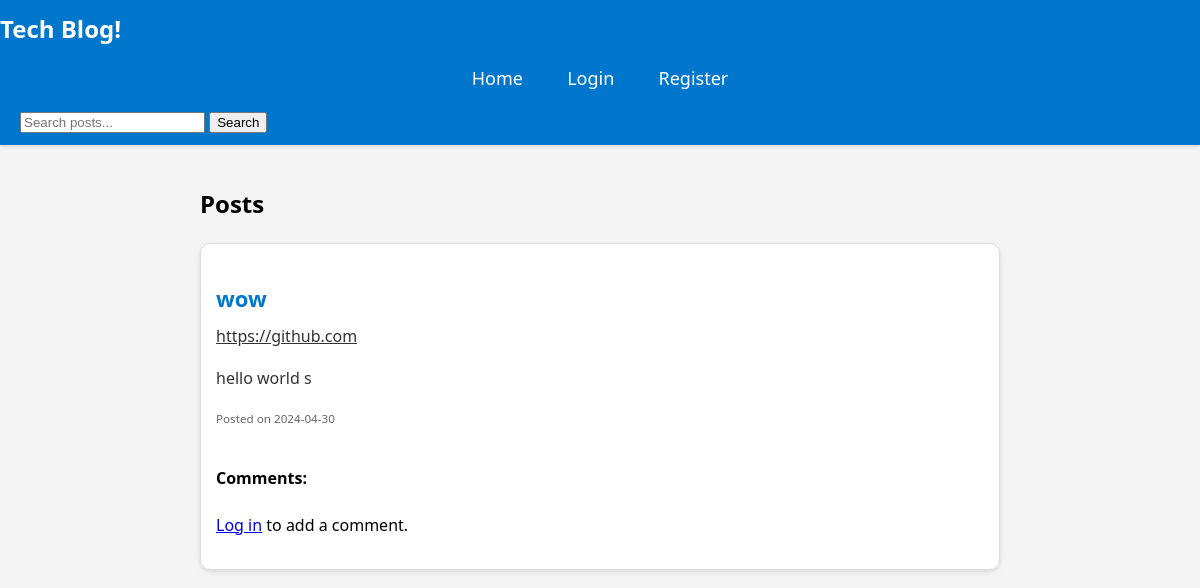
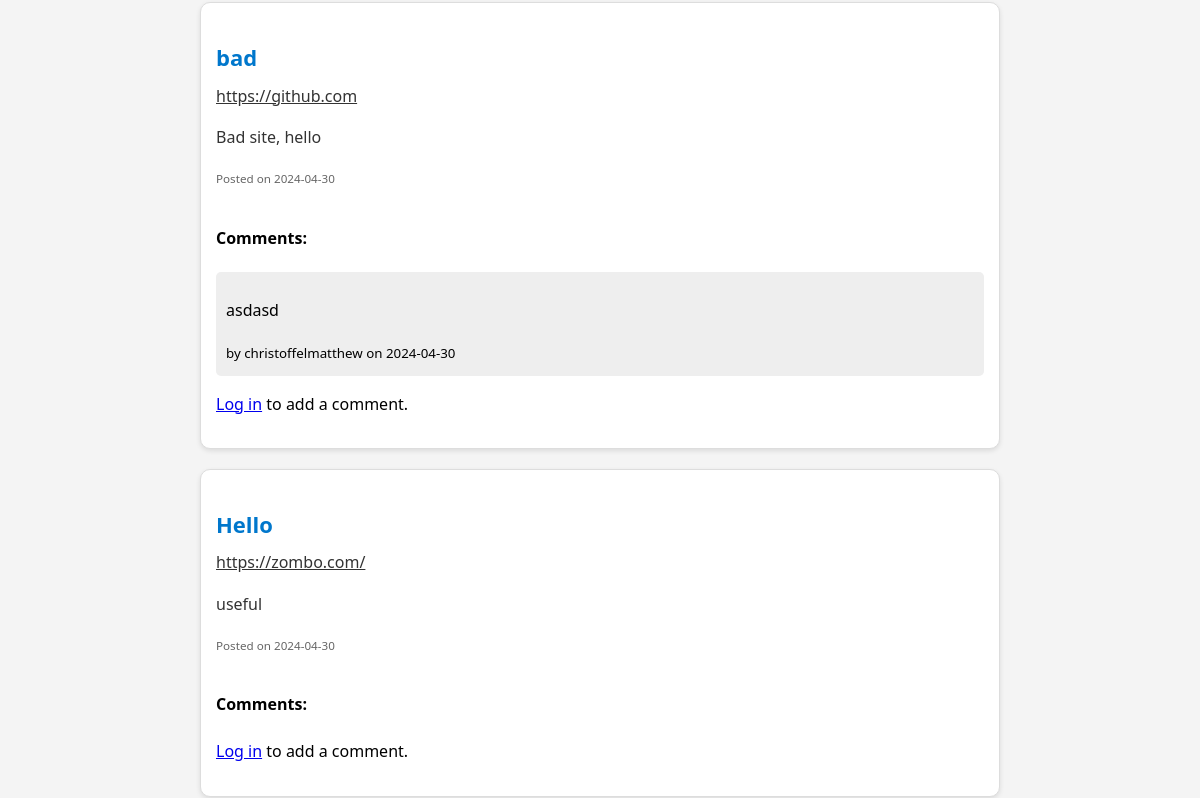
The app's page / (upper part), older data (2 pictures, top to bottom).
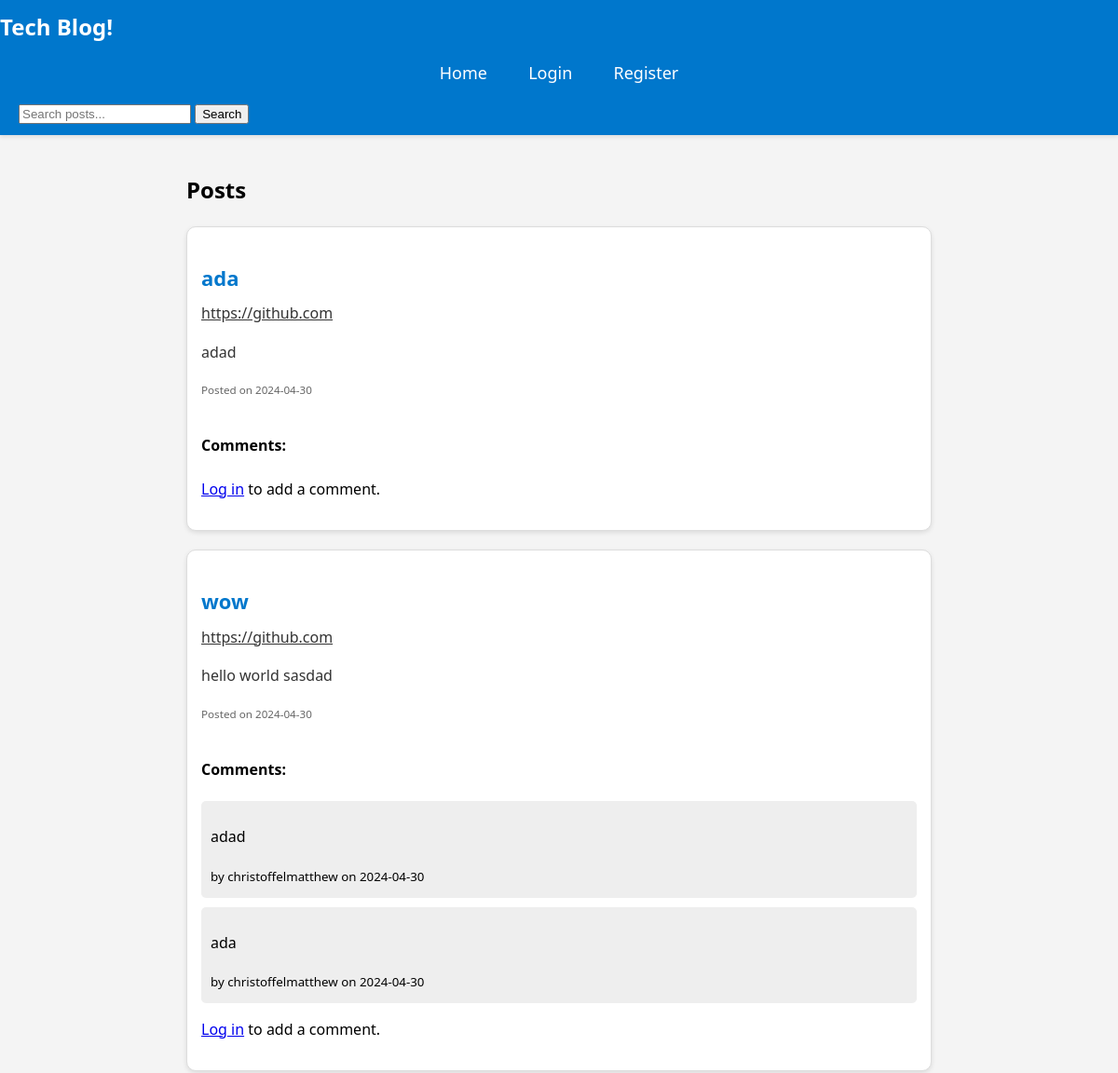
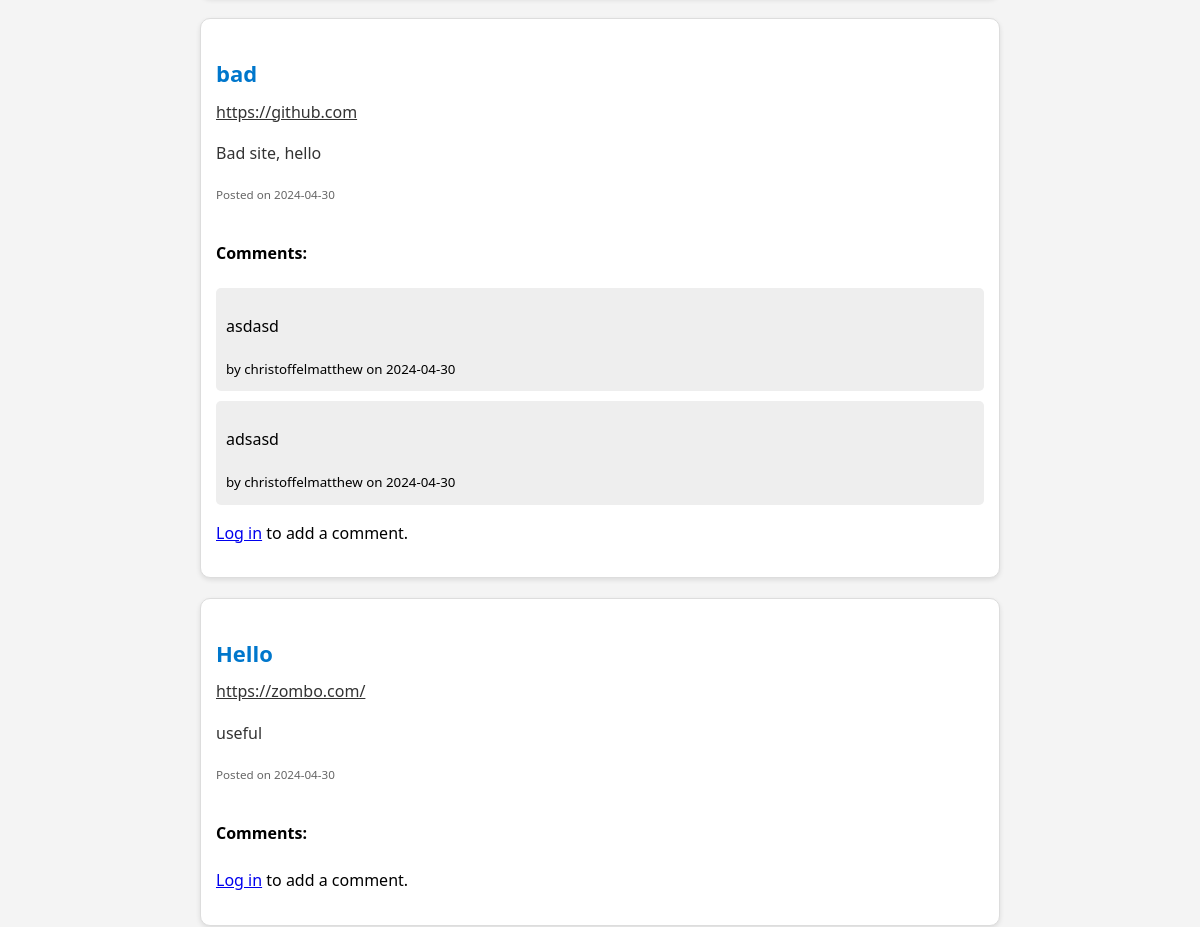
The same page, newer data (2 pictures, top to bottom).
### db.py (models this page shows, shortened)
class Post(Base):
    __tablename__ = 'post'
    id = Column(Integer, primary_key=True)
    title = Column(String(100), nullable=False)
    content = Column(String(250), nullable=False)
    url = Column(String(100), nullable=False)
    date_posted = Column(DateTime, nullable=False, default=datetime.utcnow)
    likes = Column(Integer, default=0, nullable=False)
    dislikes = Column(Integer, default=0, nullable=False)
    liked_by = relationship('User', secondary=user_like_association, back_populates='likes', lazy='joined')
    disliked_by = relationship('User', secondary=user_dislike_association, back_populates='dislikes', lazy='joined')
    comments = relationship('Comment', order_by='Comment.id', cascade="all, delete-orphan", lazy='joined')

class Comment(Base):
    __tablename__ = 'comment'
    id = Column(Integer, primary_key=True)
    content = Column(String(250), nullable=False)
    date_posted = Column(DateTime, default=datetime.now)
    user_id = Column(String, ForeignKey('user.id'))
    post_id = Column(Integer, ForeignKey('post.id'))
    user = relationship('User', back_populates='comments', lazy='joined')
    post = relationship('Post', back_populates='comments', lazy='joined')

class User(Base):
    __tablename__ = 'user'
    id = Column(String(120), primary_key=True)
    username = Column(String(80), nullable=False)
    email = Column(String(60), nullable=True)
    aboutMe = Column(String(250), nullable=True)
    likes = relationship('Post', secondary=user_like_association, back_populates='liked_by', lazy='joined')
    dislikes = relationship('Post', secondary=user_dislike_association, back_populates='disliked_by', lazy='joined')
    isAdmin = Column(Boolean, default=False)
    comments = relationship('Comment', back_populates='user', lazy='joined')

### app.py (the view)
@app.route('/')
def home():
    user_info = session.get("user")
    if user_info:
        user_id = user_info.get("sub")
        username = user_info.get("nickname")
    else:
        user_id = 0
        username = 'guest'
    db_session = Session()
    posts = db_session.query(Post).outerjoin(Comment).order_by(Post.date_posted.desc()).all()
    db_session.close()
    return render_template('home.html', posts=posts, user_id=user_id, username=username)

### templates/home.html (shortened to what this page needs)
<!DOCTYPE html>
<html lang="en">
<head>
</head>
<body>
    <header>
        <h1>Tech Blog!</h1>
        <nav>
            <ul>
                {% if not session.get('user') %}
                    <li><a href="/">Home</a></li>
                    <li><a href="login">Login</a></li>
                    <li><a href="register">Register</a></li>
                {% else %}
                    <li><a href="profile">Profile</a></li>
                    <li><a href="create_post">Create Post</a></li>
                    <li><a href="logout">Logout</a></li>
                {% endif %}
            </ul>
            <form action="{{ url_for('search_results') }}" method="GET" style="display: inline-block; margin-left: 20px;">
                <input type="text" name="query" placeholder="Search posts..." required>
                <button type="submit">Search</button>
            </form>
        </nav>
    </header>
    <main>
        <section>
            <h2>Posts</h2>
            {% for post in posts %}
            <div class="post-container">
                <h3 class="post-title">{{ post.title }}</h3>
                <a href="{{ post.url }}" class="post-content" target="_blank">{{ post.url }}</a>
                <pre class="post-content">{{ post.content }}</pre>
                <div class="post-meta">
                    <small>Posted on {{ post.date_posted.strftime('%Y-%m-%d') }}</small>
                </div>
                <div class="comments">
                    <h4>Comments:</h4>
                    {% for comment in post.comments %}
                    <div class="comment">
                        <p>{{ comment.content }}</p>
                        <small>by {{ comment.user.username }} on {{ comment.date_posted.strftime('%Y-%m-%d') }}</small>
                    </div>
                    {% endfor %}
                    {% if 'user' in session %}
                    <form action="{{ url_for('post_comment', post_id=post.id) }}" method="POST">
                        <textarea name="comment" rows="2" required></textarea>
                        <button type="submit">Add Comment</button>
                    </form>
                    {% else %}
                    <p><a href="{{ url_for('login') }}">Log in</a> to add a comment.</p>
                    {% endif %}
                </div>
            </div>
            {% endfor %}
        </section>
    </main>
</body>
</html>

Row changes from the older to the newer data that the page shows:
added Post: title "ada", url "https://github.com", content "adad", date_posted "2024-04-30"
changed Post "wow": content "hello world s" → "hello world sasdad"
added Comment: content "adad", user.username "christoffelmatthew", date_posted "2024-04-30", shown under Post "wow"
added Comment: content "ada", user.username "christoffelmatthew", date_posted "2024-04-30", shown under Post "wow"
added Comment: content "adsasd", user.username "christoffelmatthew", date_posted "2024-04-30", shown under Post "bad"
